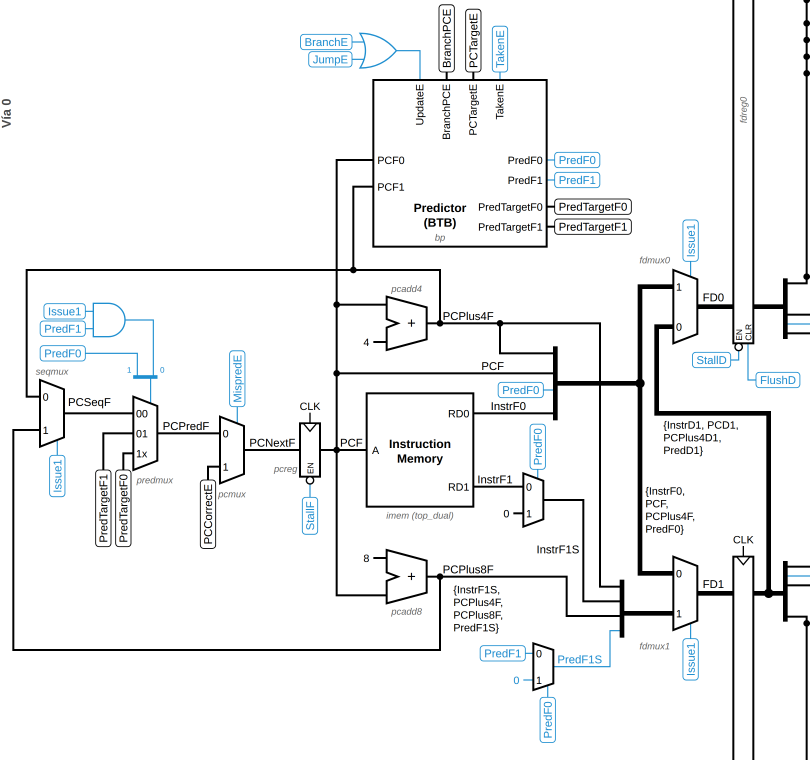
#> input picture entrega_EF/informe/figuras/detalle_fetch_opt.png, 2430 x 2280 px (shown at 1/3 size)
$ python anotar_opt.py
#> lines starting #> are read from the running program, lines starting #| are printed output that depends on the picture
# Anota los detalles del datapath optimizado (numeros y recuadros de colores) para el informe.
from PIL import Image, ImageDraw, ImageFont
FB = ImageFont.truetype('/usr/share/fonts/truetype/dejavu/DejaVuSans-Bold.ttf', 40)
NAR = (230, 110, 0); ROJ = (200, 30, 30); VER = (30, 140, 60); AZ = (21, 101, 192)

def numero(d, x, y, n, col=NAR):
    r = 30
    d.ellipse((x - r, y - r, x + r, y + r), fill=col)
    w = d.textlength(str(n), font=FB)
    d.text((x - w / 2, y - 24), str(n), font=FB, fill=(255, 255, 255))

im = Image.open('detalle_fetch_opt.png').convert('RGB'); d = ImageDraw.Draw(im)
#> further down, im is the input picture: PIL image 2430x2280 RGB; mean R, G, B 240.9, 241.8, 242.3
for n, (x, y) in enumerate([(1205, 412), (262, 1130), (520, 1196), (790, 1260), (1690, 1450), (2185, 1352)], 1):
    numero(d, x, y, n)
im.save('detalle_fetch_opt_anot.png')
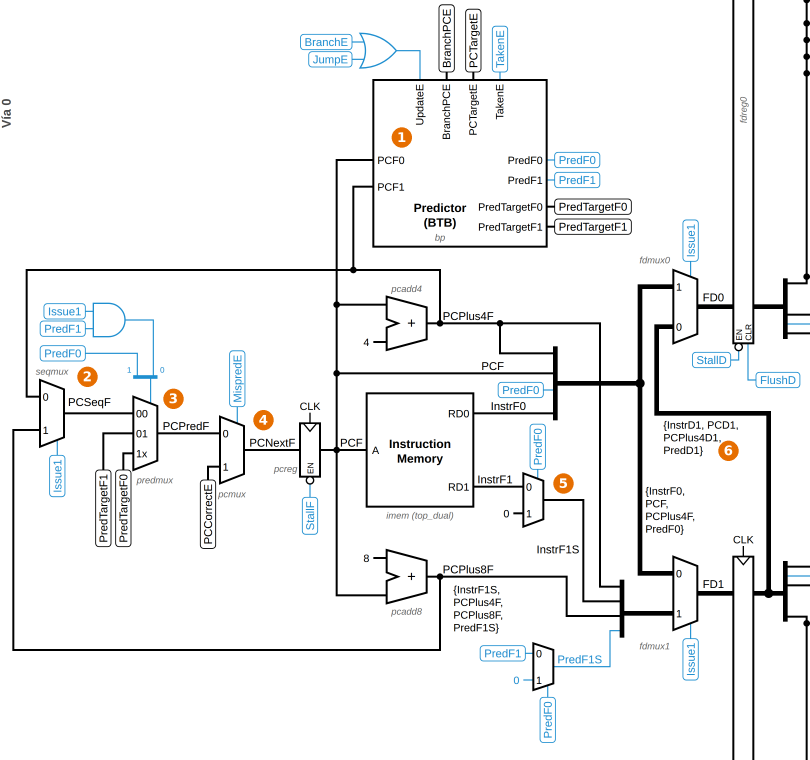
#> saved as detalle_fetch_opt_anot.png: PIL image 2430x2280 RGB (shown at 1/3 size); mean R, G, B 240.8, 241.4, 241.6

im = Image.open('detalle_branch_opt.png').convert('RGB'); d = ImageDraw.Draw(im)
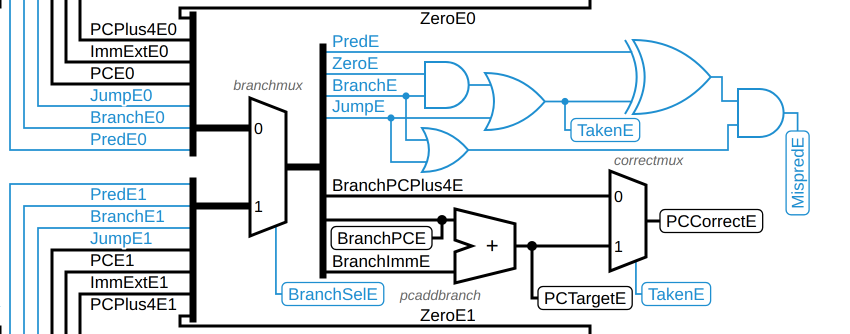
#> input picture entrega_EF/informe/figuras/detalle_branch_opt.png, 1700 x 668 px (shown at 1/2 size)
#> further down, im is the input picture: PIL image 1700x668 RGB; mean R, G, B 227, 231.7, 234.4
for n, (x, y) in enumerate([(1180, 160), (1655, 140), (1345, 372)], 1):
    numero(d, x, y, n)
im.save('detalle_branch_opt_anot.png')
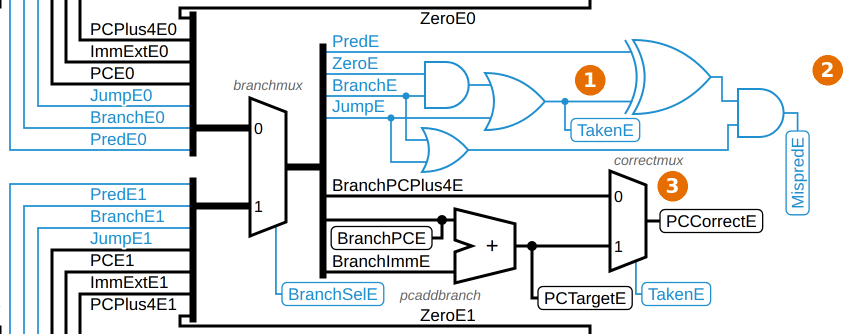
#> saved as detalle_branch_opt_anot.png: PIL image 1700x668 RGB (shown at 1/2 size); mean R, G, B 226.8, 230.7, 232.7
